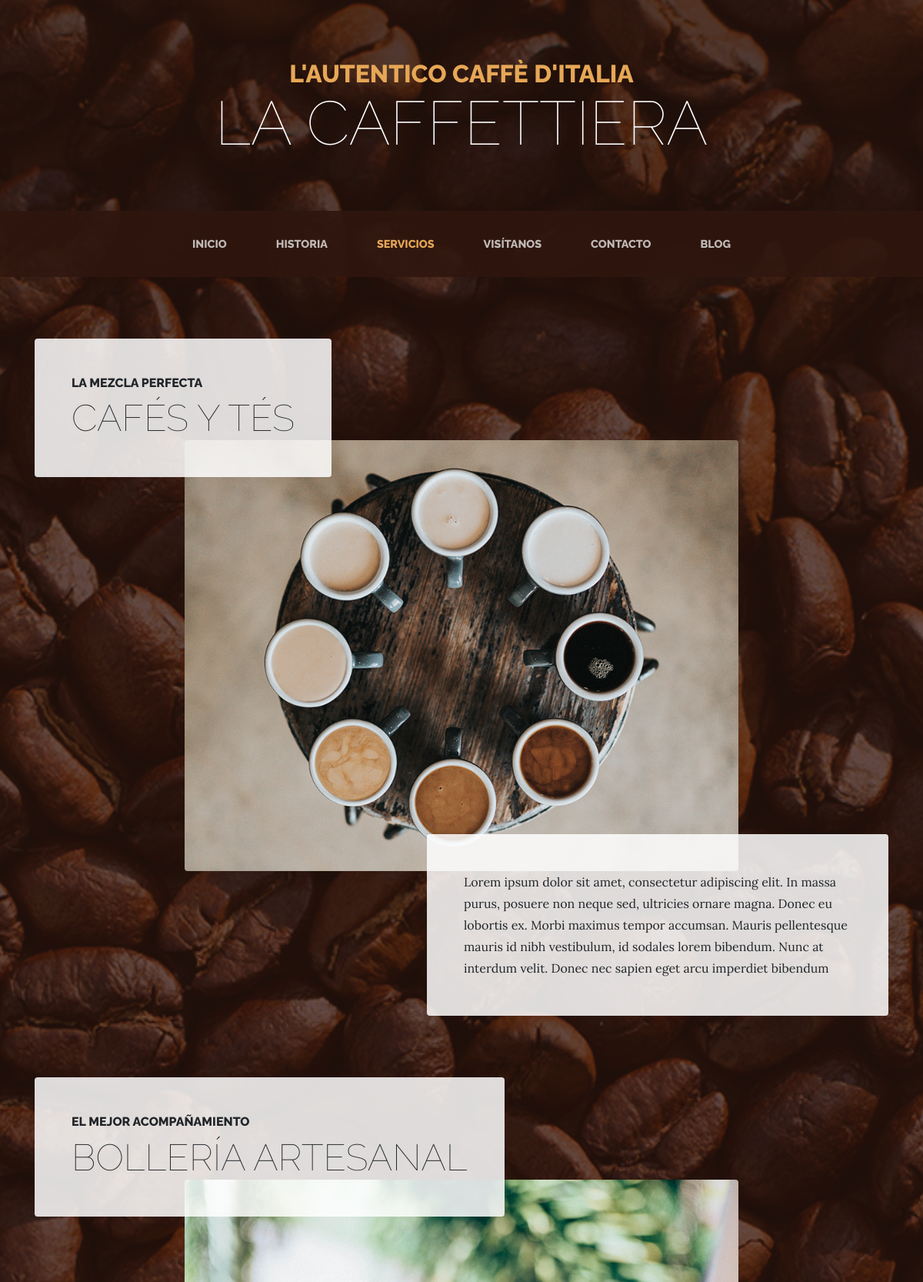
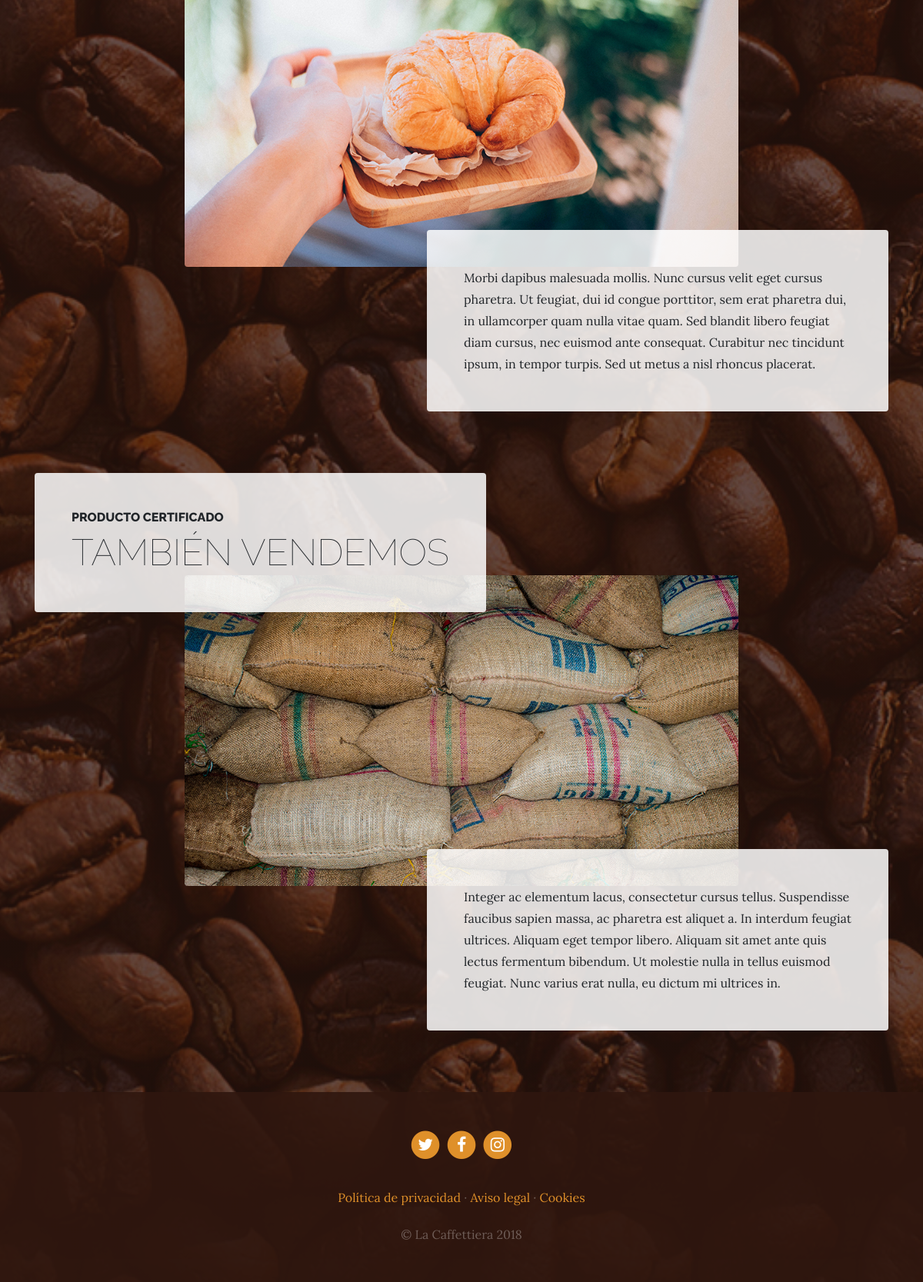
Page /services/ on the committed database (2 pictures, top to bottom).
### services/models.py (models this page shows, shortened)
class Service(models.Model):
    title = models.CharField(max_length=200, verbose_name="Título")
    subtitle = models.CharField(max_length=200, verbose_name="Subtítulo")
    content = models.TextField(verbose_name="Contenido")
    image = models.ImageField(verbose_name="Imagen", upload_to="services")
    created = models.DateTimeField(auto_now_add=True, verbose_name="Fecha de creación")
    updated = models.DateTimeField(auto_now=True, verbose_name="Fecha de edición")
    class Meta:
        verbose_name = "servicio"
        verbose_name_plural = "servicios"
        ordering = ['-created']

### services/views.py (the view)
# urls.py: path('', services, name='services'),
def services(request):
    services = Service.objects.all()
    return render(request, 'services/services.html',{'services':services})

### social/processors.py (called while the page is built)
def ctx_dict(request):
    ctx = {}
    links = Link.objects.all()
    for link in links:
        ctx[link.key] = link.url
    return ctx

### services/templates/services/services.html (shortened to what this page needs)
{% extends 'core/base.html' %}
{% load static %}
{% block content %}
{% for service in services reversed%}
    <section class="page-section">
        <div class="container">
          <div class="product-item">
            <div class="product-item-title d-flex">
              <div class="bg-faded p-5 d-flex mr-auto rounded">
                <h2 class="section-heading mb-0">
                  <span class="section-heading-upper">{{service.subtitle}}</span>
                  <span class="section-heading-lower">{{service.title}}</span>
                </h2>
              </div>
            </div>
            <img class="product-item-img mx-auto d-flex rounded img-fluid mb-3 mb-lg-0" src="{{service.image.url}}" alt="">
            <div class="product-item-description d-flex ml-auto">
              <div class="bg-faded p-5 rounded">
                <p class="mb-0">{{service.content}}</p>
              </div>
            </div>
          </div>
        </div>
    </section>
{% endfor %}
{% endblock %}

### core/templates/core/base.html (shortened to what this page needs)
<!DOCTYPE html>
<html lang="es">
<head>
    {% load static %}
    <link href="{% static 'core/vendor/bootstrap/css/bootstrap.min.css' %}" rel="stylesheet">
    <link href="{% static 'core/vendor/font-awesome/css/font-awesome.min.css' %}" rel="stylesheet" type="text/css">
    <link href="{% static 'core/css/business-casual.css' %}" rel="stylesheet">
</head>
<body>
<h1 class="site-heading text-center text-white d-none d-lg-block">
    <span class="site-heading-upper text-primary mb-3">L'autentico caffè d'italia</span>
    <span class="site-heading-lower">La Caffettiera</span>
</h1>
<nav class="navbar navbar-expand-lg navbar-dark py-lg-4" id="mainNav">
    <div class="container">
        <div class="collapse navbar-collapse" id="navbarResponsive">
            <ul class="navbar-nav mx-auto">
                <li class="nav-item px-lg-4 {% if request.path == '/' %}active{% endif %}">
                    <a class="nav-link text-uppercase text-expanded" href="{% url 'home' %}">Inicio</a>
                </li>
                <li class="nav-item px-lg-4 {% if request.path == '/about/' %}active{% endif %}">
                    <a class="nav-link text-uppercase text-expanded" href="{% url 'about' %}">Historia</a>
                </li>
                <li class="nav-item px-lg-4 {% if request.path == '/services/' %}active{% endif %}">
                    <a class="nav-link text-uppercase text-expanded" href="{% url 'services' %}">Servicios</a>
                </li>
                <li class="nav-item px-lg-4 {% if request.path == '/store/' %}active{% endif %}">
                    <a class="nav-link text-uppercase text-expanded" href="{% url 'store' %}">Visítanos</a>
                </li>
                <li class="nav-item px-lg-4 {% if request.path == '/contact/' %}active{% endif %}">
                    <a class="nav-link text-uppercase text-expanded" href="{% url 'contact' %}">Contacto</a>
                </li>
                <li class="nav-item px-lg-4 {% if request.path|slice:":6" == '/blog/' %}active{% endif %}">
                    <a class="nav-link text-uppercase text-expanded" href="{% url 'blog' %}">Blog</a>
                </li>
            </ul>
        </div>
    </div>
</nav>
{% block content %} {% endblock %}
<footer class="footer text-faded text-center py-5">
    <div class="container">
        <p class="m-0">
            {% if LINK_TWITTER %}
            <a href="{{LINK_TWITTER}}" class="link">
                <span class="fa-stack fa-lg">
                    <i class="fa fa-circle fa-stack-2x"></i>
                    <i class="fa fa-twitter fa-stack-1x fa-inverse"></i>
                </span>
            </a>
            {% endif%}
            {% if LINK_FACEBOOK %}
            <a href="LINK_FACEBOOK" class="link">
                <span class="fa-stack fa-lg">
                    <i class="fa fa-circle fa-stack-2x"></i>
                    <i class="fa fa-facebook fa-stack-1x fa-inverse"></i>
                </span>
            </a>
            {% endif %}
            {% if LINK_INSTAGRAM %}
            <a href="LINK_INSTAGRAM" class="link">
                <span class="fa-stack fa-lg">
                    <i class="fa fa-circle fa-stack-2x"></i>
                    <i class="fa fa-instagram fa-stack-1x fa-inverse"></i>
                </span>
            </a>
            {% endif %}
        </p>
        <p class="m-0 mbt">
            <a href="sample.html" class="link">Política de privacidad</a> ·
            <a href="sample.html" class="link">Aviso legal</a> ·
            <a href="sample.html" class="link">Cookies</a>
        </p>
        <p class="m-0 mbt1">&copy; La Caffettiera 2018</p>
    </div>
</footer>
</body>
</html>

### core/static/core/css/business-casual.css (style rules this page uses)
body { font-family: 'Lora'; background: linear-gradient(rgba(47, 23, 15, 0.65), rgba(47, 23, 15, 0.65)), url("../img/bg.jpg"); background-attachment: fixed; background-position: center; background-size: cover; }
h1, h2, h3, h4, h5, h6 { font-family: 'Raleway'; }
p { line-height: 1.75; }
.text-faded { color: rgba(255, 255, 255, 0.3); }
.site-heading { margin-top: 5rem; margin-bottom: 5rem; text-transform: uppercase; line-height: 1; font-family: 'Raleway'; }
.site-heading .site-heading-upper { display: block; font-size: 2rem; font-weight: 800; }
.site-heading .site-heading-lower { font-size: 5rem; font-weight: 100; line-height: 4rem; }
.page-section { margin-top: 5rem; margin-bottom: 5rem; }
.section-heading { text-transform: uppercase; }
.section-heading .section-heading-upper { display: block; font-size: 1rem; font-weight: 800; padding-bottom:.5rem; }
.section-heading .section-heading-lower { display: block; font-size: 3rem; font-weight: 100; }
.bg-faded { background-color: rgba(255, 255, 255, 0.85); }
#mainNav { background-color: rgba(47, 23, 15, 0.9); font-family: 'Raleway'; }
#mainNav .navbar-nav .nav-item .nav-link { color: rgba(255, 255, 255, 0.7); font-weight: 800; }
#mainNav .navbar-nav .nav-item.active .nav-link { color: #e6a756; }
@media (min-width: 992px) { #mainNav .navbar-nav .nav-item .nav-link { font-size: 0.9rem; } }
@media (min-width: 992px) { .product-item .product-item-title { position: relative; z-index: 1; margin-bottom: -3rem; } }
@media (min-width: 992px) { .product-item .product-item-img { position: relative; z-index: 0; max-width: 60vw; } }
@media (min-width: 992px) { .product-item .product-item-description { position: relative; z-index: 1; margin-top: -3rem; max-width: 50vw; } }
.footer { background-color: rgba(47, 23, 15, 0.9); }
.text-primary { color: #e6a756 !important; }
.mbt { padding-top: 2rem; }
.mbt1 { padding-top: 1.25rem; }
a.link { color: #df902a; }

### rows in the picture
Service: subtitle "LA MEZCLA PERFECTA", title "CAFÉS Y TÉS", image (picture), content "Lorem ipsum dolor sit amet, consectetur adipiscing elit. In massa purus, posuere non neque sed, ultricies ornare magna. Donec eu lobortis ex. Morbi maximus tempor accumsan. Mauris pellentesque mauris id nibh vestibulum, id sodales lorem bibendum. Nunc at interdum velit. Donec nec sapien eget arcu imperdiet bibendum"
Service: subtitle "EL MEJOR ACOMPAÑAMIENTO", title "BOLLERÍA ARTESANAL", image (picture), content "Morbi dapibus malesuada mollis. Nunc cursus velit eget cursus pharetra. Ut feugiat, dui id congue porttitor, sem erat pharetra dui, in ullamcorper quam nulla vitae quam. Sed blandit libero feugiat diam cursus, nec euismod ante consequat. Curabitur nec tincidunt ipsum, in tempor turpis. Sed ut metus a nisl rhoncus placerat."
Service: subtitle "PRODUCTO CERTIFICADO", title "TAMBIÉN VENDEMOS", image (picture), content "Integer ac elementum lacus, consectetur cursus tellus. Suspendisse faucibus sapien massa, ac pharetra est aliquet a. In interdum feugiat ultrices. Aliquam eget tempor libero. Aliquam sit amet ante quis lectus fermentum bibendum. Ut molestie nulla in tellus euismod feugiat. Nunc varius erat nulla, eu dictum mi ultrices in."
